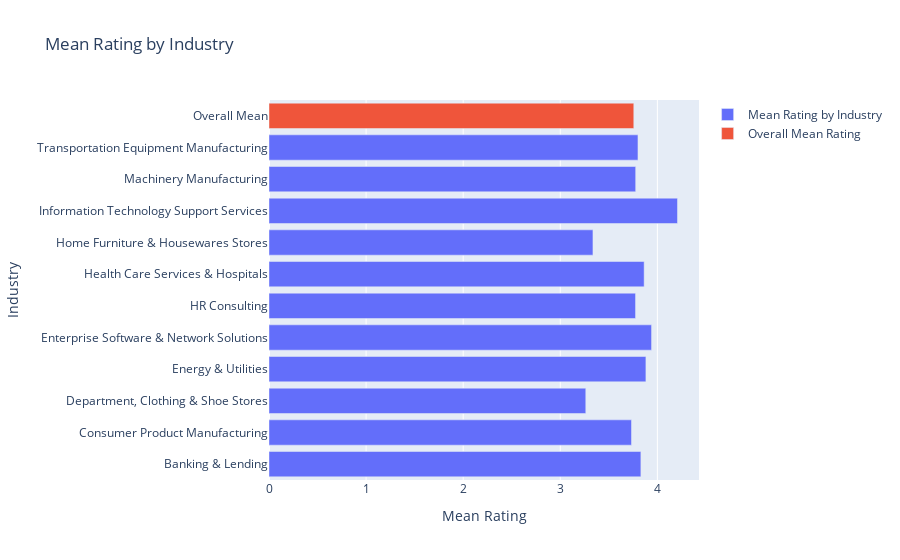

The notebook cell saved with this chart:
### Code cell
#mean rating by industry

# Calculate the mean rating by industry
mean_rating_by_industry = data.groupby('industry')['rating'].mean().reset_index()

# Calculate the overall mean rating
overall_mean_rating = data['rating'].mean()

# Create a trace for the mean rating per industry
trace_industry = go.Bar(x=mean_rating_by_industry['rating'], y=mean_rating_by_industry['industry'],
                        orientation='h', name='Mean Rating by Industry',
                        hovertemplate='%{x:.2f}')

# Create a trace for the overall mean rating
trace_mean = go.Bar(x=[overall_mean_rating], y=['Overall Mean'], orientation='h', name='Overall Mean Rating',
                    hovertemplate='%{x:.2f}')

data_visualization = [trace_industry, trace_mean]

layout = go.Layout(title='Mean Rating by Industry',
                   xaxis=dict(title='Mean Rating'),
                   yaxis=dict(title='Industry'),
                   barmode='group')

fig = go.Figure(data=data_visualization, layout=layout)

fig.show()

#what I get: Information Techonology support services is the most well reputed cluster others. As a business you want to be part of this cluster
#opposite can be said for department clothing & shoe stores, Home furniture

### Figure 1 — Plotly figure (JSON) as saved in the notebook; plotly's stock layout.template omitted (floating-point values rounded to 4 significant figures)
{"data": [{"hovertemplate": "%{x:.2f}", "name": "Mean Rating by Industry", "orientation": "h", "type": "bar", "x": [3.83, 3.733, 3.263, 3.882, 3.94, 3.775, 3.864, 3.336, 4.207, 3.776, 3.8], "y": ["Banking & Lending", "Consumer Product Manufacturing", "Department, Clothing & Shoe Stores", "Energy & Utilities", "Enterprise Software & Network Solutions", "HR Consulting", "Health Care Services & Hospitals", "Home Furniture & Housewares Stores", "Information Technology Support Services", "Machinery Manufacturing", "Transportation Equipment Manufacturing"]}, {"hovertemplate": "%{x:.2f}", "name": "Overall Mean Rating", "orientation": "h", "type": "bar", "x": [3.757], "y": ["Overall Mean"]}], "layout": {"barmode": "group", "title": {"text": "Mean Rating by Industry"}, "xaxis": {"title": {"text": "Mean Rating"}}, "yaxis": {"title": {"text": "Industry"}}}}
